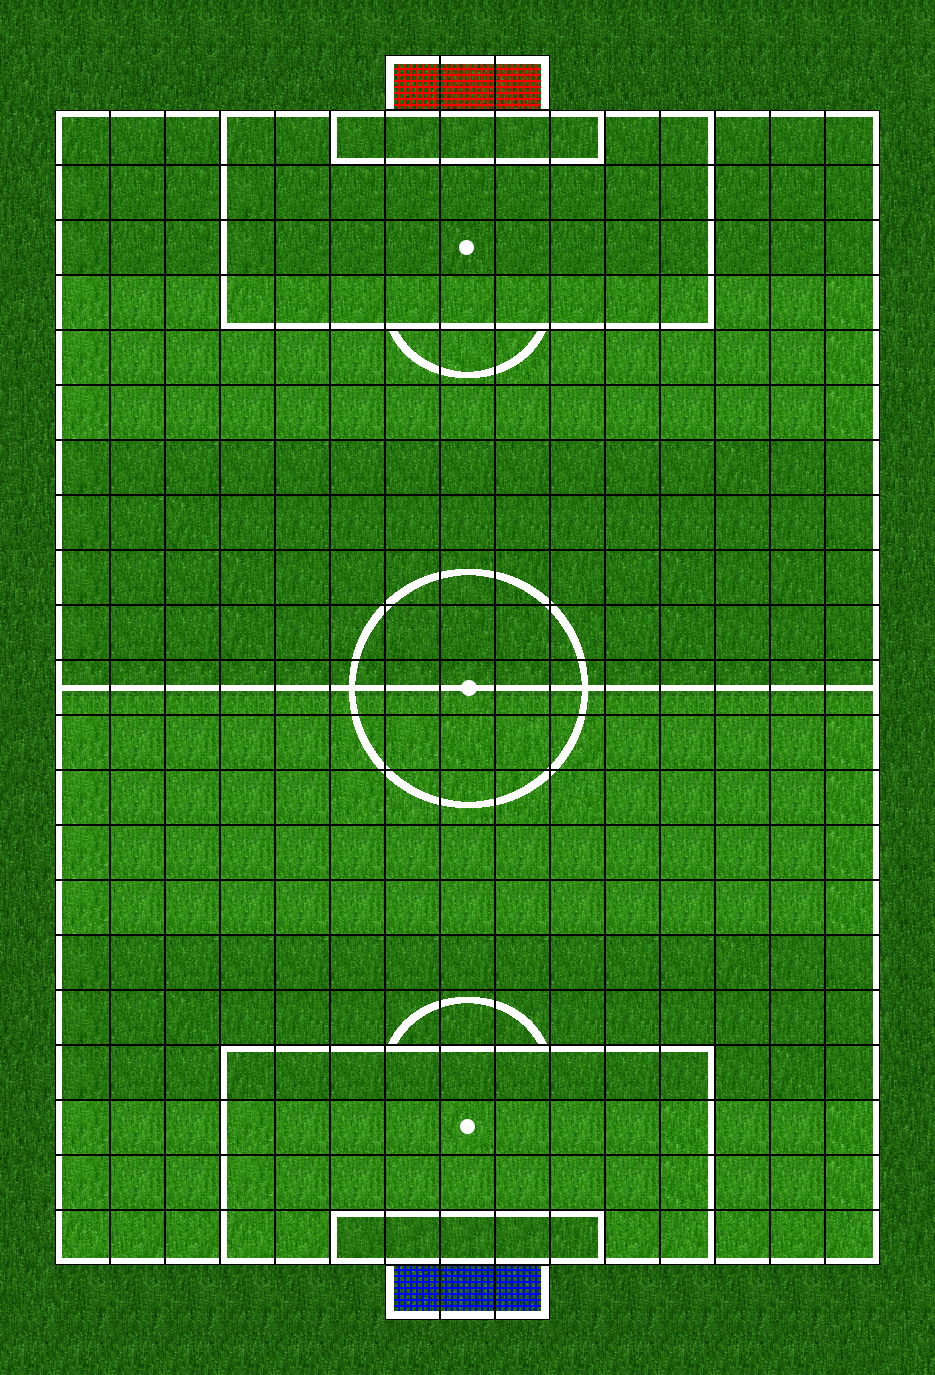

A 2D game scene composited from a Tiled map and its tileset images. What follows is a short description and the map's XML, with each tile layer's data collapsed to a summary:
An orthogonal 17x25 tile map with 55x55 px tiles, 1 tile layer (Calque de Tile 1), 5 tilesets.

<map version="1.0" orientation="orthogonal" renderorder="right-down" width="17" height="25" tilewidth="55" tileheight="55" nextobjectid="1">
 <tileset firstgid="1" name="grass" tilewidth="55" tileheight="55" tilecount="81">
  <image source="grass.png" width="512" height="512" />
 </tileset>
 <tileset firstgid="82" name="grass1" tilewidth="55" tileheight="55" tilecount="81">
  <image source="grass1.png" width="512" height="512" />
 </tileset>
 <tileset firstgid="163" name="grass2" tilewidth="55" tileheight="55" tilecount="81">
  <image source="grass2.png" width="512" height="512" />
 </tileset>
 <tileset firstgid="244" name="grass3" tilewidth="55" tileheight="55" tilecount="81">
  <image source="grass3.png" width="512" height="512" />
 </tileset>
 <tileset firstgid="325" name="grass4" tilewidth="55" tileheight="55" tilecount="81">
  <image source="grass4.png" width="512" height="512" />
 </tileset>
 <layer name="Calque de Tile 1" width="17" height="25">
  <data>[425 cells, 425 non-empty, 74 distinct tile ids]</data>
 </layer>
</map>